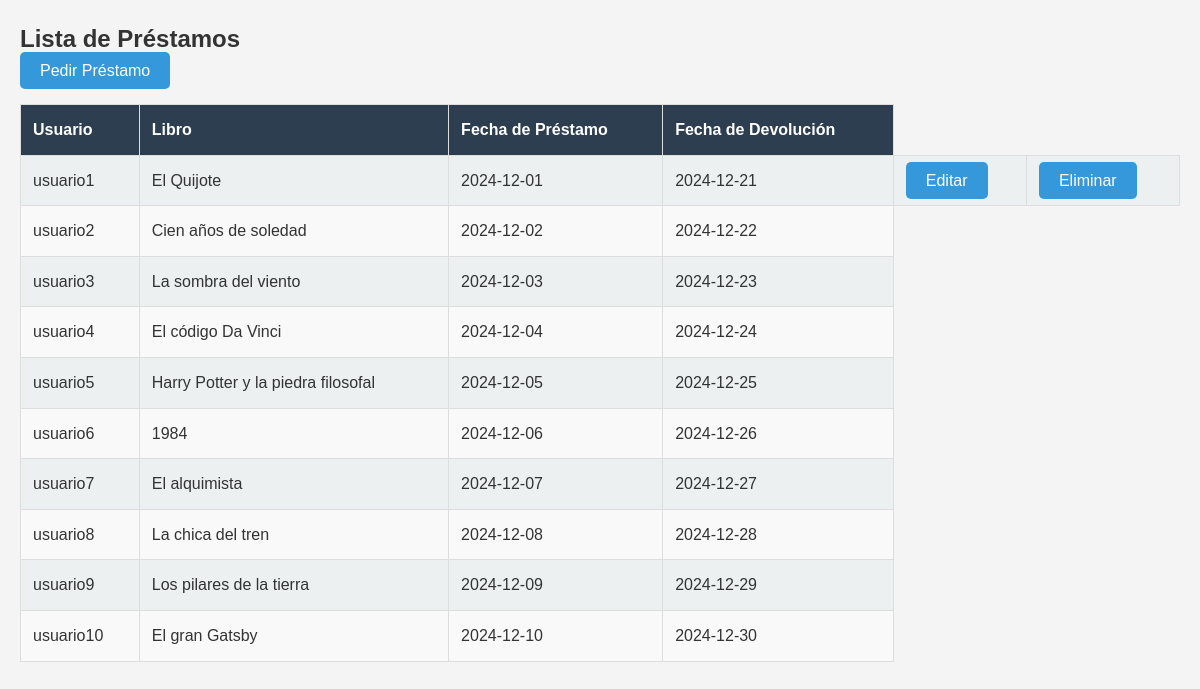
Screenshot of /index.php?action=prestamos (signed in) with the database file from the repository.
### tables this page shows
CREATE TABLE IF NOT EXISTS prestamos (
    id INT AUTO_INCREMENT PRIMARY KEY,
    ejemplar_id INT NOT NULL,
    socio_id INT NOT NULL,
    fecha_prestamo DATE NOT NULL,
    fecha_devolucion DATE NOT NULL,  
    estado ENUM('activo', 'devuelto', 'retrasado', 'penalizado') DEFAULT 'activo',
    FOREIGN KEY (ejemplar_id) REFERENCES ejemplares(id) ON DELETE CASCADE,   
    FOREIGN KEY (socio_id) REFERENCES usuarios(id)
);

CREATE TABLE IF NOT EXISTS usuarios (
    id INT AUTO_INCREMENT PRIMARY KEY,
    dni VARCHAR(20) NOT NULL UNIQUE,
    nombre_usuario VARCHAR(50) NOT NULL UNIQUE,
    contrasena VARCHAR(255) NOT NULL,
    nombre VARCHAR(100),
    apellido1 VARCHAR(100),
    apellido2 VARCHAR(100),
    direccion VARCHAR(255),
    email VARCHAR(100),
    telefono VARCHAR(20),
    rol ENUM('lector', 'bibliotecario') NOT NULL, 
    fecha_registro TIMESTAMP DEFAULT CURRENT_TIMESTAMP
);

CREATE TABLE IF NOT EXISTS libros (
    id INT AUTO_INCREMENT PRIMARY KEY,
    titulo VARCHAR(255) NOT NULL,
    autor VARCHAR(255),
    editorial VARCHAR(255),
    isbn VARCHAR(20) UNIQUE NOT NULL,  
    fecha_publicacion DATE,
    fecha_registro TIMESTAMP DEFAULT CURRENT_TIMESTAMP
);

### Controllers/PréstamoController.php (called while the page is built, shortened)
<?php
class PrestamoController {
    private $pdo;
    public function __construct($pdo) {
        $this->pdo = $pdo;
    }
    public function prestamosAction() {
        $sql = "SELECT prestamos.*, usuarios.nombre_usuario, libros.titulo
                FROM prestamos
                JOIN usuarios ON prestamos.socio_id = usuarios.id
                JOIN ejemplares ON prestamos.ejemplar_id = ejemplares.id
                JOIN libros ON ejemplares.libro_id = libros.id";
        $stmt = $this->pdo->query($sql);
        $prestamos = $stmt->fetchAll(PDO::FETCH_ASSOC);
        $usuario = null;
        if (isset($_SESSION['usuario_id'])) {
            $usuario_id = $_SESSION['usuario_id'];
            $sqlUsuario = "SELECT * FROM usuarios WHERE id = :usuario_id";
            $stmtUsuario = $this->pdo->prepare($sqlUsuario);
            $stmtUsuario->bindParam(':usuario_id', $usuario_id);
            $stmtUsuario->execute();
            $usuario = $stmtUsuario->fetch(PDO::FETCH_ASSOC);
        }
        require 'views/prestamos.php';
    }
}
?>

### Views/prestamos.php (the view, shortened to what this page needs)
<!DOCTYPE html>
<html lang="en">
<head>
    <link rel="stylesheet" href="css/estilos.css">
</head>
<body>
    <h2>Lista de Préstamos</h2>
    <a href="index.php?action=addPrestamo" class="btn">Pedir Préstamo</a>
    <table>
        <thead>
            <tr>
                <th>Usuario</th>
                <th>Libro</th>
                <th>Fecha de Préstamo</th>
                <th>Fecha de Devolución</th>
            </tr>
        </thead>
        <tbody>
            <?php foreach ($prestamos as $prestamo): ?>
                <tr>
                    <td><?php echo htmlspecialchars($prestamo['nombre_usuario']); ?></td>
                    <td><?php echo htmlspecialchars($prestamo['titulo']); ?></td>
                    <td><?php echo htmlspecialchars($prestamo['fecha_prestamo']); ?></td>
                    <td><?php echo htmlspecialchars($prestamo['fecha_devolucion']); ?></td>
                    <?php if ($usuario && $usuario['id'] == $prestamo['socio_id']): ?>
                        <td><a href="index.php?action=editPrestamo&id=<?php echo $prestamo['id']; ?>" class="btn">Editar</a></td>
                        <td><a href="index.php?action=deletePrestamo&id=<?php echo $prestamo['id']; ?>" class="btn">Eliminar</a></td>
                    <?php elseif ($usuario && $usuario['rol'] == 'bibliotecario'): ?>
                        <td><a href="index.php?action=editPrestamo&id=<?php echo $prestamo['id']; ?>" class="btn">Editar</a></td>
                        <td><a href="index.php?action=deletePrestamo&id=<?php echo $prestamo['id']; ?>" class="btn">Eliminar</a></td>
                    <?php endif; ?>
                </tr>
            <?php endforeach; ?>
        </tbody>
    </table>
</body>
</html>

### css/estilos.css (style rules this page uses)
* { margin: 0; padding: 0; box-sizing: border-box; }
body { font-family: Arial, sans-serif; background-color: #f4f4f4; color: #333; line-height: 1.6; }
body { font-family: Arial, sans-serif; background-color: #f4f4f4; color: #333; line-height: 1.6; padding: 20px; }
.btn { background-color: #3498db; color: white; padding: 10px 20px; text-decoration: none; border-radius: 5px; transition: background-color 0.3s ease; }
table { width: 100%; border-collapse: collapse; margin-top: 20px; }
table th, table td { padding: 12px; text-align: left; border: 1px solid #ddd; }
table th { background-color: #2c3e50; color: white; }
table td { background-color: #ecf0f1; }
table tr:nth-child(even) td { background-color: #f9f9f9; }
table .btn { margin-right: 10px; text-decoration: none; }
table .btn:last-child { margin-right: 0; }

### rows the page displays
prestamos: socio.nombre_usuario "usuario1", libros.titulo "El Quijote", fecha_prestamo "2024-12-01", fecha_devolucion "2024-12-21"
prestamos: socio.nombre_usuario "usuario2", libros.titulo "Cien años de soledad", fecha_prestamo "2024-12-02", fecha_devolucion "2024-12-22"
prestamos: socio.nombre_usuario "usuario3", libros.titulo "La sombra del viento", fecha_prestamo "2024-12-03", fecha_devolucion "2024-12-23"
prestamos: socio.nombre_usuario "usuario4", libros.titulo "El código Da Vinci", fecha_prestamo "2024-12-04", fecha_devolucion "2024-12-24"
prestamos: socio.nombre_usuario "usuario5", libros.titulo "Harry Potter y la piedra filosofal", fecha_prestamo "2024-12-05", fecha_devolucion "2024-12-25"
prestamos: socio.nombre_usuario "usuario6", libros.titulo "1984", fecha_prestamo "2024-12-06", fecha_devolucion "2024-12-26"
prestamos: socio.nombre_usuario "usuario7", libros.titulo "El alquimista", fecha_prestamo "2024-12-07", fecha_devolucion "2024-12-27"
prestamos: socio.nombre_usuario "usuario8", libros.titulo "La chica del tren", fecha_prestamo "2024-12-08", fecha_devolucion "2024-12-28"
prestamos: socio.nombre_usuario "usuario9", libros.titulo "Los pilares de la tierra", fecha_prestamo "2024-12-09", fecha_devolucion "2024-12-29"
prestamos: socio.nombre_usuario "usuario10", libros.titulo "El gran Gatsby", fecha_prestamo "2024-12-10", fecha_devolucion "2024-12-30"
